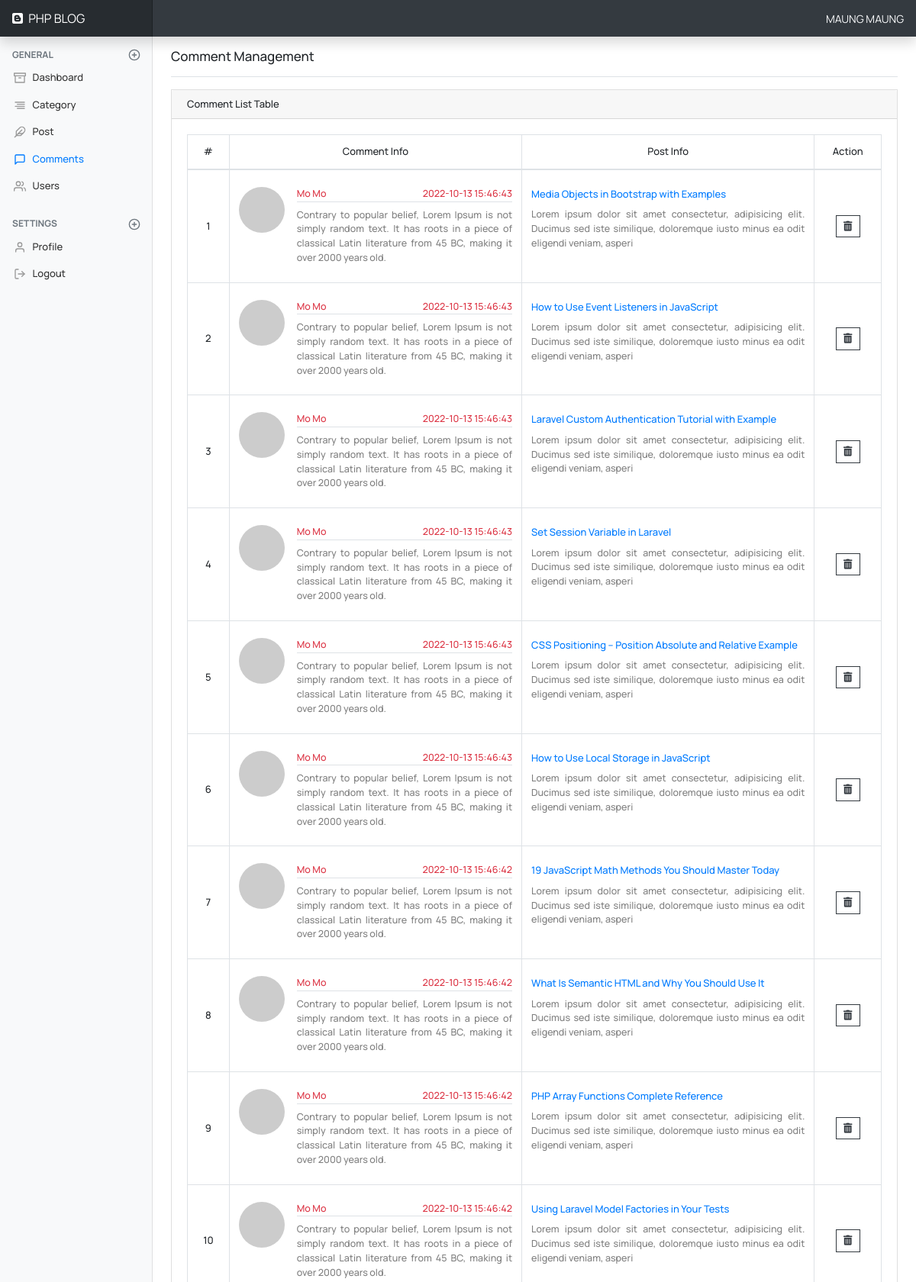
Page /admin/comment_index.php (signed in, upper part) on the committed database.
### tables this page shows
CREATE TABLE `comments` (
  `id` int unsigned NOT NULL AUTO_INCREMENT,
  `post_id` int unsigned NOT NULL,
  `name` varchar(225) NOT NULL,
  `email` varchar(225) NOT NULL,
  `comment` text NOT NULL,
  `created_at` timestamp NULL DEFAULT CURRENT_TIMESTAMP,
  `updated_at` timestamp NULL DEFAULT CURRENT_TIMESTAMP,
  PRIMARY KEY (`id`),
  UNIQUE KEY `id_UNIQUE` (`id`)
);

CREATE TABLE `posts` (
  `id` int unsigned NOT NULL AUTO_INCREMENT,
  `user_id` int NOT NULL,
  `category_id` int unsigned NOT NULL,
  `title` varchar(255) NOT NULL,
  `slug` varchar(225) DEFAULT NULL,
  `content` text NOT NULL,
  `post_tag` text NOT NULL,
  `image` varchar(255) DEFAULT NULL,
  `status` tinyint NOT NULL DEFAULT '0',
  `created_at` timestamp NULL DEFAULT CURRENT_TIMESTAMP,
  `updated_at` timestamp NULL DEFAULT CURRENT_TIMESTAMP,
  PRIMARY KEY (`id`),
  UNIQUE KEY `id_UNIQUE` (`id`)
);

### admin/include_admin/functions.php (called while the page is built, shortened)
<?php
function get_post($param)
{
    global $conn;
    $query  = isset( $_GET['post_slug'] ) ? "SELECT * FROM posts WHERE slug='$param'" : "SELECT * FROM posts WHERE id=$param";
    $result = mysqli_query($conn, $query);
    $post   = mysqli_fetch_object($result);
    return $post;
}
function get_all_comments($post_id = null)
{
    global $conn;
    $comments = [];
    if( isset($post_id) ){
        $query = "SELECT * FROM comments WHERE post_id=$post_id ORDER BY created_at DESC";
    }else{
        $query = "SELECT * FROM comments ORDER BY created_at DESC";
    }
    if($result = mysqli_query($conn, $query)){
        while($row = mysqli_fetch_object($result)){
            $comments[] = $row;
        }
    }
    return $comments;
}

### admin/comment_index.php (the view, shortened to what this page needs)
<?php
include('include_admin/header.php');
include('include_admin/nav.php');
$comments = get_all_comments();
?>
<div class="container-fluid">
    <div class="row">
        <?php include('include_admin/sidebar.php'); ?>
        <main role="main" class="col-md-9 ml-sm-auto col-lg-10 px-md-4">
            <div class="d-flex justify-content-between flex-wrap flex-md-nowrap align-items-center pt-3 pb-2 mb-3 border-bottom">
                <h1 class="h5">Comment Management</h1>
            </div>
            <div class="card">
                <div class="card-header d-flex justify-content-between align-items-center">
                    <span class="table-title">Comment List Table</span>
                </div>
                <div class="card-body">
                    <table class="table table-bordered text-center" style="vertical-align: baseline;">
                        <thead>
                            <tr>
                                <th width="5%">#</th>
                                <th width="35%">Comment Info</th>
                                <th width="35%">Post Info</th>
                                <th width="8%">Action</th>
                            </tr>
                        </thead>
                        <tbody>
                            <?php if(count($comments) > 0): ?>
                            <?php foreach($comments as $key => $comment): ?>
                            <tr>
                                <td><?= $key + 1 ?></td>
                                <td class="text-left align-top custom-py-22">
                                    <div class="media">
                                        <img src="https://ui-avatars.com/api/?background=006699&color=fff&name=<?= $comment->name ?>"
                                        class="img-fluid rounded-circle mr-3" width="60" height="60">
                                        <div class="media-body">
                                            <p class="media-heading text-danger d-flex justify-content-between custom-fs-12 border-bottom mb-2">
                                                <span><?= $comment->name ?></span>
                                                <span><?=$comment->created_at ?></span>
                                            </p>
                                            <p class="text-black-50 text-justify mb-0 custom-fs-12">
                                                <?= $comment->comment ?>
                                            </p>
                                        </div>
                                    </div>
                                </td>
                                <td class="text-left align-top custom-py-22">
                                    <?php $post = get_post($comment->post_id); ?>
                                    <p class="media-heading mb-2">
                                        <a href="../details.php?post_slug=<?= $post->slug ?>">
                                            <?= $post->title ?>
                                        </a>
                                    </p>
                                    <p class="text-black-50 text-justify mb-0 custom-fs-12">
                                        <?= substr($post->content, 0, 150) ?>
                                    </p>
                                </td>
                                <td>
                                    <a href="javascript:;" class="btn btn-sm btn-outline-dark rounded-0"
                                    data-toggle="modal" data-target="#showDeleteCommentModal<?=$comment->id?>">
                                        <i class="fa fa-trash-alt"></i>
                                    </a>
                                </td>
                            </tr>
                            <?php endforeach; ?>
                            <?php endif; ?>
                        </tbody>
                    </table>
                </div>
            </div>
        </main>
    </div>
</div>
<?php include('include_admin/footer.php'); ?>

### admin/assets/css/dashboard.css (style rules this page uses)
body { font-family: 'Rubik', sans-serif; font-size: .875rem; }

### admin/include_admin/header.php (style rules this page uses)
* { font-family: 'Manrope', sans-serif; }
table, table th, .table-title, .card-custom-title { font-size: 13px; font-weight: 500; }
table tr td { vertical-align: middle !important; }
.card { border-radius: 0; }
.card-header { padding: 0.55rem 1.25rem !important; }
.btn-sm { font-size: 13px; }
h1.h5 { font-size: 17px; }
.fa-trash-alt { padding-left: 1.4px; padding-right: 1.4px; }
.custom-fs-12 { font-size: 12.5px; }
.custom-py-22 { padding-top: 22px !important; padding-bottom: 22px !important; }

### rows in the picture
comments: name "Mo Mo", created_at "2022-10-13 15:46:43", comment "Contrary to popular belief, Lorem Ipsum is not simply random text. It has roots in a piece of classical Latin literature from 45 BC, making it over 2000 years old.", post.title "Media Objects in Bootstrap with Examples", post.content "Lorem ipsum dolor sit amet consectetur, adipisicing elit. Ducimus sed iste similique, doloremque iusto minus ea odit eligendi veniam, asperi"
comments: name "Mo Mo", created_at "2022-10-13 15:46:43", comment "Contrary to popular belief, Lorem Ipsum is not simply random text. It has roots in a piece of classical Latin literature from 45 BC, making it over 2000 years old.", post.title "How to Use Event Listeners in JavaScript", post.content "Lorem ipsum dolor sit amet consectetur, adipisicing elit. Ducimus sed iste similique, doloremque iusto minus ea odit eligendi veniam, asperi"
comments: name "Mo Mo", created_at "2022-10-13 15:46:43", comment "Contrary to popular belief, Lorem Ipsum is not simply random text. It has roots in a piece of classical Latin literature from 45 BC, making it over 2000 years old.", post.title "Laravel Custom Authentication Tutorial with Example", post.content "Lorem ipsum dolor sit amet consectetur, adipisicing elit. Ducimus sed iste similique, doloremque iusto minus ea odit eligendi veniam, asperi"
comments: name "Mo Mo", created_at "2022-10-13 15:46:43", comment "Contrary to popular belief, Lorem Ipsum is not simply random text. It has roots in a piece of classical Latin literature from 45 BC, making it over 2000 years old.", post.title "Set Session Variable in Laravel", post.content "Lorem ipsum dolor sit amet consectetur, adipisicing elit. Ducimus sed iste similique, doloremque iusto minus ea odit eligendi veniam, asperi"
comments: name "Mo Mo", created_at "2022-10-13 15:46:43", comment "Contrary to popular belief, Lorem Ipsum is not simply random text. It has roots in a piece of classical Latin literature from 45 BC, making it over 2000 years old.", post.title "CSS Positioning – Position Absolute and Relative Example", post.content "Lorem ipsum dolor sit amet consectetur, adipisicing elit. Ducimus sed iste similique, doloremque iusto minus ea odit eligendi veniam, asperi"
comments: name "Mo Mo", created_at "2022-10-13 15:46:43", comment "Contrary to popular belief, Lorem Ipsum is not simply random text. It has roots in a piece of classical Latin literature from 45 BC, making it over 2000 years old.", post.title "How to Use Local Storage in JavaScript", post.content "Lorem ipsum dolor sit amet consectetur, adipisicing elit. Ducimus sed iste similique, doloremque iusto minus ea odit eligendi veniam, asperi"
comments: name "Mo Mo", created_at "2022-10-13 15:46:42", comment "Contrary to popular belief, Lorem Ipsum is not simply random text. It has roots in a piece of classical Latin literature from 45 BC, making it over 2000 years old.", post.title "19 JavaScript Math Methods You Should Master Today", post.content "Lorem ipsum dolor sit amet consectetur, adipisicing elit. Ducimus sed iste similique, doloremque iusto minus ea odit eligendi veniam, asperi"
comments: name "Mo Mo", created_at "2022-10-13 15:46:42", comment "Contrary to popular belief, Lorem Ipsum is not simply random text. It has roots in a piece of classical Latin literature from 45 BC, making it over 2000 years old.", post.title "What Is Semantic HTML and Why You Should Use It", post.content "Lorem ipsum dolor sit amet consectetur, adipisicing elit. Ducimus sed iste similique, doloremque iusto minus ea odit eligendi veniam, asperi"
comments: name "Mo Mo", created_at "2022-10-13 15:46:42", comment "Contrary to popular belief, Lorem Ipsum is not simply random text. It has roots in a piece of classical Latin literature from 45 BC, making it over 2000 years old.", post.title "PHP Array Functions Complete Reference", post.content "Lorem ipsum dolor sit amet consectetur, adipisicing elit. Ducimus sed iste similique, doloremque iusto minus ea odit eligendi veniam, asperi"
comments: name "Mo Mo", created_at "2022-10-13 15:46:42", comment "Contrary to popular belief, Lorem Ipsum is not simply random text. It has roots in a piece of classical Latin literature from 45 BC, making it over 2000 years old.", post.title "Using Laravel Model Factories in Your Tests", post.content "Lorem ipsum dolor sit amet consectetur, adipisicing elit. Ducimus sed iste similique, doloremque iusto minus ea odit eligendi veniam, asperi"

### other values in the picture
$auth_user->name "MAUNG MAUNG"
